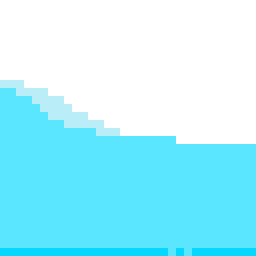
#> input picture Animations_SD_Card/splash_L_frame_data.gif, 32 x 32 px, given as the content of the folder batches, which was not available (shown 8 times larger)
$ python finalgifandimagemaker.py
#> lines starting #> are read from the running program, lines starting #| are printed output that depends on the picture; pictures that were not available may be replaced by others from this repository, and a replacement may not be noted

##README: If you want to write an image, use img2txt(image_filename, output textfile filename). Jpegs and pngs should both work. If you want to write a gif, use gif2txt(gif filename, output textfile filename). output filename has to have .txt cause i don't have it in me to format any more strings than I already have
#If you have several gifs and images you want to do at the same time, put use handle_batch(folder with files to convert, folder where you want to store the outputs,gifmode=mode you want to convert gifs with (optional),imgmode=mode you want to convert static images with (optional)). Note that you don't get to name files individually this way - whatever you name the original file will be used (with static or ani to denote if it's a static gif or animation). Transparent pixels get turned to black (which translates to the LEDs on the strips being just off); nonsquare gifs will get auto-resized so they'll probably either look really ugly or just not work, so you should resize them before use
#If it runs into an error transcribing the image, it will delete the txt file it made to avoid any issues on the actual system (can't imagine why this would happen though)
from PIL import Image
from PIL import ImageFile
import PIL
import numpy
import sys
import os


ImageFile.LOAD_TRUNCATED_IMAGES = True

# [20 lines left out: functions expand2square, resize_image, not called in this run]

def write_image_text(image, filename, printO=False, fix=True, autoclose=True, filemode='w'):
    #image=expand2square(pre_image, (255,255,255))
    data=numpy.asarray(image)
    f=open(filename, filemode)
    count=0
    #STRIP 11, COLUMN 9,10,11,12
    for row in data:
        for pixel in row:
            if printO:
                print("Location (strip, column): "+str(31-int(count/32))+", "+str(count%32))
            count=count+1
            if len(pixel)>3:
                mult=pixel[3]/255
                if printO:
                    print("Alpha channel:" + str(pixel[3])+"RGB: ")
            else:
                mult=1.0
            for i in range(3):
                col=int(mult*pixel[i]*0.5)
                if fix:
                    if col==13:
                        col=12
                    if col==10:
                        col=9
                if printO:
                    print(col)
                f.write(chr(col))
        #Note to self: have to re-multiply by 2 afterwards, gonna lose some image niceness sadly
        #Alternatively, I could write each colour in two bytes to preserve the image quality and give up on space... to decide on later
    if autoclose:
        f.close()
    #print(count)

# [12 lines left out: function scale_gif, not called in this run]

def get_new_frames(gif, scale, image_mode=Image.Resampling.LANCZOS):
#> called with scale = (32, 32), image_mode = 4
    new_frames = []
#> new_frames = []
    actual_frames = gif.n_frames
#> actual_frames = 15
    for frame in range(actual_frames):
        gif.seek(frame)
        new_frame = Image.new('RGBA', gif.size)
        new_frame.paste(gif)
        new_frame=new_frame.resize(scale, image_mode)
        new_frames.append(new_frame)
#> this loop made 15 passes
#> pass 2, in get_new_frames, `new_frame=new_frame.resize(scale, image_mode)`:
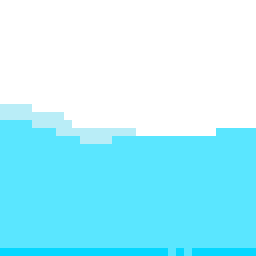
#> new_frame: PIL image 32x32 RGBA (shown 8 times larger); mean R, G, B, A 171.1, 242, 130, 130.2; transparent parts drawn white
#> pass 3, in get_new_frames, `new_frame=new_frame.resize(scale, image_mode)`:
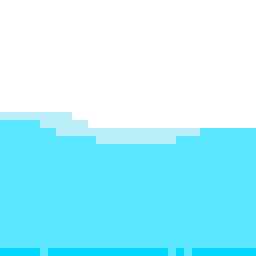
#> new_frame: PIL image 32x32 RGBA (shown 8 times larger); mean R, G, B, A 170.9, 241.9, 132.1, 132.5; transparent parts drawn white
#> after the loop:
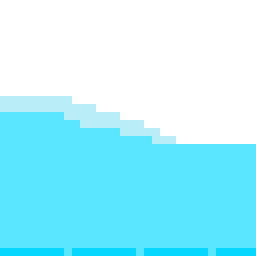
#> gif: PIL image 32x32 RGBA (shown 8 times larger); mean R, G, B, A 169, 241.6, 135.1, 135.5; transparent parts drawn white
#> after the loop, new_frames = 15 items
    return new_frames

# [8 lines left out: function save_new_gif, not called in this run]

def write_gif_text(gif, filename, delay=9, printO=False, fix=True, image_mode=Image.Resampling.LANCZOS):
    new_frames=get_new_frames(gif, (32,32), image_mode=image_mode)
#> new_frames = 15 items
    delay=min(gif.info.get('duration'),100)
#> delay = 100
    if delay==13:
        delay=12
    if delay==10:
        delay=9
    if printO:
        print("DELAY: " +str(delay))
    write_image_text(new_frames[0], filename, printO=printO, fix=fix, filemode='w')
#> in write_image_text, data is the input picture: shape (32, 32, 4); mean R, G, B, A 168.9, 241.7, 133, 133.2
#> the loop in write_image_text, `for row in data:` made 32 passes
#> after the loop in write_image_text, `for row in data:`: count = 1024
    f=open(filename,'a')
    f.write(chr(delay))
    f.close()
    for i in range(1, gif.n_frames):
        write_image_text(new_frames[i], filename, printO=printO, fix=fix, filemode='a')
        f=open(filename,'a')
        f.write(chr(delay))
        f.close()


# [4 lines left out: function image2txt, not called in this run]

def gif2txt(input_file, output_file, image_mode=Image.Resampling.LANCZOS, printO=False):
    write_gif_text(Image.open(input_file), output_file, image_mode=image_mode, printO=printO)
    print("All done with "+input_file+"!")

def handle_batch(input_folder, output_folder, gifmode=Image.Resampling.LANCZOS, imgmode=Image.Resampling.NEAREST, printO=False):
    files=os.listdir(input_folder)
    files_to_kill=[]
    for filename in files:
        try:
            name=filename.split('.')[0]
            extension=filename.split('.')[1]
            if extension=="gif":
                gif2txt(input_folder+"/"+filename, output_folder+"/"+name+"-ani.txt", image_mode=gifmode, printO=printO)
            elif extension=="png" or extension=="jpg":
                image2txt(input_folder+"/"+filename, output_folder+"/"+name+"-static.txt", image_mode=imgmode, printO=printO)
            else:
                print("Unsupported filetype for file "+filename)
        except UnicodeEncodeError as uee:
            print(uee)
            if extension=="gif":
                files_to_kill.append(output_folder+"/"+name+"-ani.txt")
            else:
                files_to_kill.append(output_folder+"/"+name+"-static.txt")
            continue
    for k in files_to_kill:
        os.remove(k)


#gif2txt("batches/earthspin.gif", "finaltxts/earthspin-ani.txt", image_mode=Image.Resampling.NEAREST)
#image2txt("batches/sparklogo.jpg","finaltxts/sparklogo-static.txt", image_mode=Image.Resampling.BICUBIC)
handle_batch("batches","finaltxts", gifmode=Image.Resampling.BOX, imgmode=Image.Resampling.LANCZOS)

$ run again, on Animations_SD_Card/splash_XXL_frame_data.gif
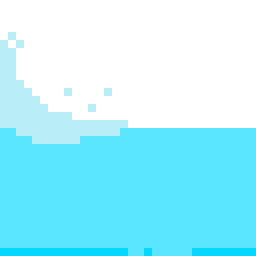
#> input picture Animations_SD_Card/splash_XXL_frame_data.gif, 32 x 32 px, given as the content of the folder batches, which was not available (shown 8 times larger)
#> in get_new_frames, `new_frames = []`: new_frames = []
#> actual_frames = 15
#> after the loop in get_new_frames, `for frame in range(actual_frames):`:
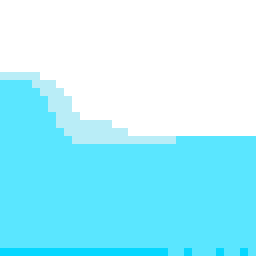
#> gif: PIL image 32x32 RGBA (shown 8 times larger); mean R, G, B, A 167.6, 241.4, 138.6, 139; transparent parts drawn white
#> after the loop in get_new_frames, `for frame in range(actual_frames):`: new_frames = 15 items
#> delay = 80
#> in write_image_text, data is the input picture: shape (32, 32, 4); mean R, G, B, A 168.3, 241.3, 141.1, 141.7
#> the loop in write_image_text, `for row in data:` made 32 passes
#> after the loop in write_image_text, `for row in data:`: count = 1024
#> the loop in write_gif_text, `for i in range(1, gif.n_frames):` made 14 passes
#> pass 3, in write_image_text (call 4), `data=numpy.asarray(image)`:
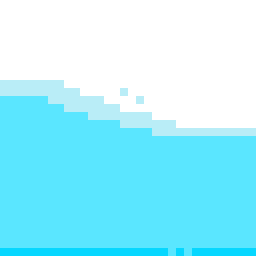
#> data: shape (32, 32, 4) (shown 8 times larger); mean R, G, B, A 161.5, 240.3, 149.2, 149.7; transparent parts drawn white

$ run again, on Animations_SD_Card/splash_xxl_frame_data_filled.gif
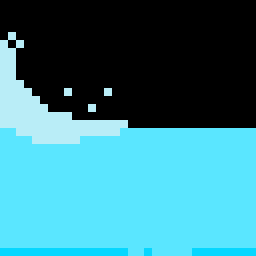
#> input picture Animations_SD_Card/splash_xxl_frame_data_filled.gif, 32 x 32 px, given as the content of the folder batches, which was not available (shown 8 times larger)
#> in get_new_frames, `new_frames = []`: new_frames = []
#> actual_frames = 15
#> after the loop in get_new_frames, `for frame in range(actual_frames):`:
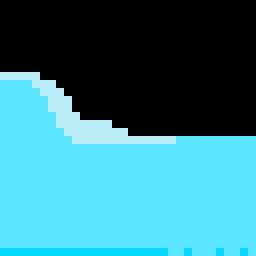
#> gif: PIL image 32x32 RGBA (shown 8 times larger); mean R, G, B, A 51.5, 125.3, 138.6, 255
#> after the loop in get_new_frames, `for frame in range(actual_frames):`: new_frames = 15 items
#> delay = 80
#> in write_image_text, data is the input picture: shape (32, 32, 4); mean R, G, B, A 55, 128, 141.1, 255
#> the loop in write_image_text, `for row in data:` made 32 passes
#> after the loop in write_image_text, `for row in data:`: count = 1024
#> the loop in write_gif_text, `for i in range(1, gif.n_frames):` made 14 passes
#> pass 3, in write_image_text (call 4), `data=numpy.asarray(image)`:
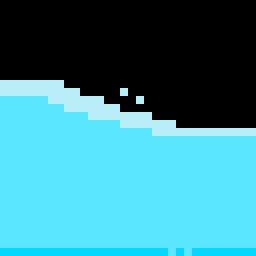
#> data: shape (32, 32, 4) (shown 8 times larger); mean R, G, B, A 56.1, 135, 149.2, 255
